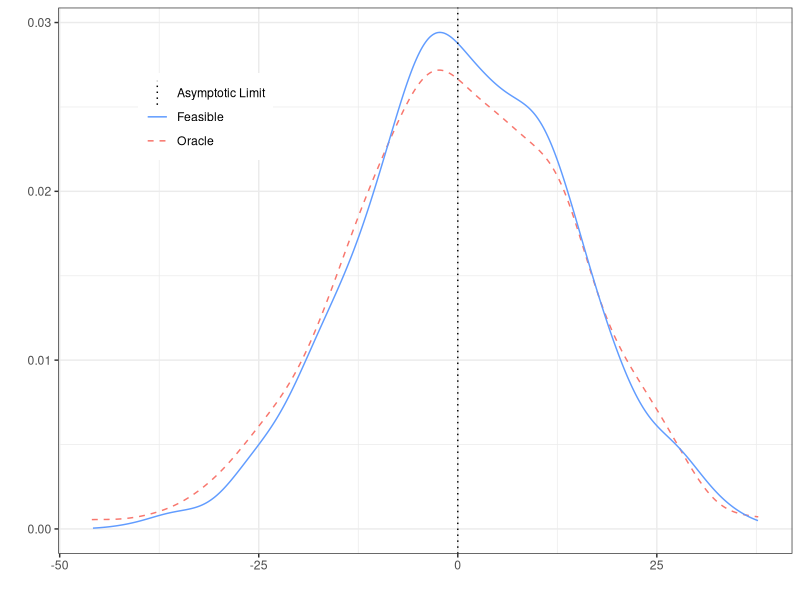
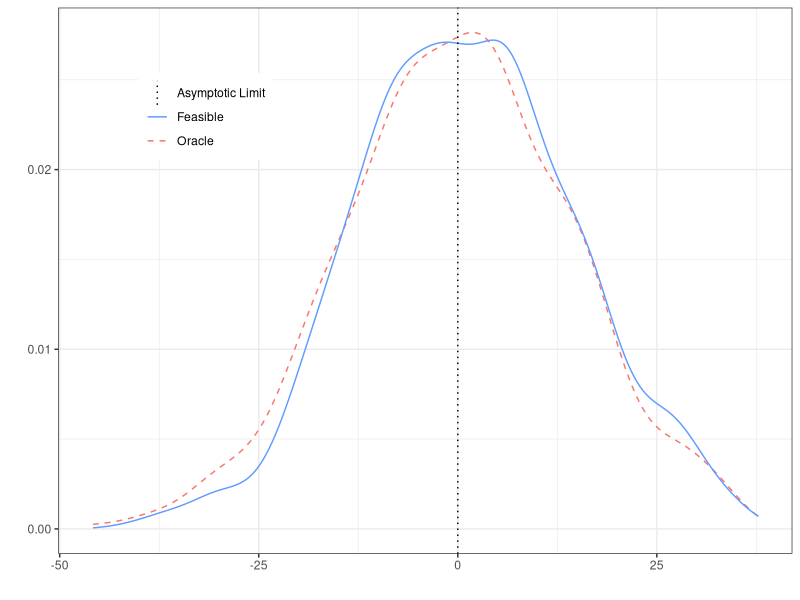

Generate these figures, in order, with R: (Note: this script raises an error after producing the figures.)
################################# FRONT MATTER #################################

rm(list=ls())
gc()

library(dplyr)
library(ggplot2)
library(tidyr)
library(mvtnorm)
library(clusterGeneration)
library(xtable)

set.seed(1234)

# Key difference between the convergence and no convergence examples: HERE WE
# INCLUDE A MASS POINT WITH NO SWITCHERS.

# X takes K + 1 values 0:K with K even
# Defiers for all X < K / 2, compliers for all X > K / 2, no switchers for
# X = K / 2.
# Assume a fixed covariate type design: n observations for each covariate value
# including K / 2

################################### FUNCTIONS ##################################

gen_data <- function(n, sigma, pZ, K, a, d, B){
  
  # Generates (D,X,Y,Z)
  # inputs
  # n: number of observations for each X value
  # sigma: covariance matrix for the unobservables
  # pZ: probability Z = 1
  # K: x values range from 0 to K
  # a,d: first stage D = 1(a + d * Z >= V)
  # B: ATE
  
  # Unobservables
  U <- rmvnorm(n * (K + 1), mean = rep(0, 3), sigma = sigma)
  U <- data.frame(U)
  names(U) <- c("U1", "U0", "V")
  
  # X and Z
  X <- rep(c(0:K), each = n)
  Z <- rbinom(n * (K + 1), 1, pZ)
  
  # Construct D and Y
  D <- (a + d[X + 1] * Z >= U$V)
  Y <- (1 - D) * U$U0 + D *(B + U$U1)
  
  return(data.frame(D = D, X = X, Y = Y, Z = Z))
  
}

# gen_data <- function(n, sigma, p_x, pZ, K, a, d, B){
# 
#   # Generates (D,X,Y,Z)
#   # inputs
#   # n: number of observations
#   # sigma: covariance matrix for the unobservables
#   # p_x: distribution for x
#   # pZ: probability Z = 1
#   # K: x values range from 0 to K
#   # a,d: first stage D = 1(a + d * Z >= V)
#   # B: ATE
# 
#   # Unobservables
#   U <- rmvnorm(n, mean = rep(0, 3), sigma = sigma)
#   U <- data.frame(U)
#   names(U) <- c("U1", "U0", "V")
# 
#   # X and Z
#   X <- sample(0:K, size = n, replace = T, prob = p_x)
#   Z <- rbinom(n, 1, pZ)
# 
#   # Construct D and Y
#   D <- (a + d[X + 1] * Z >= U$V)
#   Y <- (1 - D) * U$U0 + D *(B + U$U1)
# 
#   return(data.frame(D = D, X = X, Y = Y, Z = Z))
# 
# }

gen_vars <- function(data, K, true_s){
  
  # adds in the demeaned Z, true sign function, and estimated sign function
  # inputs:
  # data: D, X, Y, Z, ordered by X, n draws for each X
  # K x values range from 0 to K
  # true_s value of the sign function for each X
  
  X_vals <- sort(unique(data$X))
  
  # Z_tilde = Z - E[Z|X]
  bar_Z <- rep(0, K + 1)
  for (k in X_vals){
    bar_Z[k + 1] <- mean(data$Z[data$X == k])
  }
  data$Z_tilde <- data$Z - bar_Z[data$X + 1]
  
  # Oracle sign function
  data$s_star <- true_s[data$X + 1] 
  
  # Estimated sign function
  est_s <- rep(0, K + 1)
  for (k in X_vals){
    
    temp <- dplyr::filter(data, X == k)
    n_1 <- sum(temp$Z)
    n_0 <- sum(1 - temp$Z)
    
    if (n_1 > 0 & n_0 > 0){
      est_s[k + 1] <- 
        2 * (sum(temp$Z * temp$D) / n_1 >= sum((1 - temp$Z) * temp$D) / n_0) - 1 
    }
  }
  data$s_hat <- est_s[data$X + 1]
  
  return(data)
  
}

# gen_vars <- function(data, K, true_s){
#   
#   # adds in the demeaned Z, true sign function, and estimated sign function
#   # inputs:
#   # data data frame containing D, X, Y, Z
#   # K x values range from 0 to K
#   # true_s value of the sign function for each X
#   
#   X_vals <- sort(unique(data$X))
#   
#   # Z_tilde = Z - E[Z|X]
#   bar_Z <- rep(0, K + 1)
#   for (k in X_vals){
#     bar_Z[k + 1] <- mean(data$Z[data$X == k])
#   }
#   data$Z_tilde <- data$Z - bar_Z[data$X + 1]
#   
#   # Oracle sign function
#   data$s_star <- true_s[data$X + 1] 
#   
#   # Estimated sign function
#   est_s <- rep(0, K + 1)
#   for (k in X_vals){
#     
#     temp <- dplyr::filter(data, X == k)
#     n_1 <- sum(temp$Z)
#     n_0 <- sum(1 - temp$Z)
#     
#     if (n_1 > 0 & n_0 > 0){
#       est_s[k + 1] <- 
#         2 * (sum(temp$Z * temp$D) / n_1 > sum((1 - temp$Z) * temp$D) / n_0) - 1 
#     }
#   }
#   data$s_hat <- est_s[data$X + 1]
#   
#   return(data)
#   
# }

# Given a vector containing estimates of tau, this returns summary statistics
get_stats <- function(results, B){
  
  # results is a vector of estimates of tau.
  # B is the ATE, which equals the asymptotic estimand. 
  
  # statistics returned are: mean, sd, MSE, median, 0.25 and 0.75 quantiles
  results <- results[!is.infinite(results)]
  stats <- rep(0, 6)
  stats[1] <- mean(results, na.rm = TRUE)
  stats[2] <- sd(results, na.rm = TRUE)
  stats[3] <- (stats[1] - B) ^ 2 + stats[2] ^ 2
  stats[4:6] <- quantile(results, c(0.5, 0.25, 0.75), na.rm = TRUE)
  return(stats)
  
}

make_plot <- function(tau_oracle, tau_feasible, x_lims, B){
  
  oracle_dens <- density(tau_oracle)
  oracle_data <- data.frame(x = oracle_dens$x, y = oracle_dens$y)
  
  feasible_dens <- density(tau_feasible)
  feasible_data <- data.frame(x = feasible_dens$x, y = feasible_dens$y)
  
  ggplot() +
    geom_line(aes(x = x, y = y, col = "Oracle"), 
              data = oracle_data, 
              linetype = "dashed") +
    geom_line(aes(x = x, y = y, col = "Feasible"), 
              data = feasible_data) +
    geom_vline(aes(xintercept = B, col = "Asymptotic Limit"), 
               linetype = "dotted") + 
    theme_bw() +
    theme(legend.title = element_blank()) +
    scale_color_manual(values = c("Oracle" = "#F8766D",
                                  "Feasible" = "#619CFF",
                                  "Asymptotic Limit" = "black")) + 
    xlim(x_lims[1], x_lims[2]) +  
    labs(x = "", y = "") + 
    theme(legend.position = c(0.2, 0.8))
  
}

################################## PARAMETERS ##################################

# Number of X values is K + 1 
K <- 2

# Switcher shares at each value of X are evenly spaced between -delta and delta
delta <- 0.2
w <- delta * (2 * (0:K) / K - 1)

# First stage 1(a + dZ >= V)
a <- 0
d <- qnorm(pnorm(a) + w) - a 

# ATE (also equals the asymptotic limit of the estimand)
B <- 0 

# True value of the sign function for each value of X
true_s <- 2 * (w >= 0) - 1

################################# DISTRIBUTIONS ################################

# Randomly generate a covariance matrix for the unobservables
A <- matrix(runif(9, -1, 1), 3, 3)
sigma <- A %*% t(A)
# Scale to be a correlation matrix
for (k in 1:3){
  
  sd_k <- sqrt(sigma[k, k])
  sigma[, k] <- sigma[, k] / sd_k
  sigma[k, ] <- sigma[k, ] / sd_k
  
}
rho_V1 <- sigma[3, 1]
rho_V0 <- sigma[3, 2]

# # Distribution for X
# p_x <- vector(mode = "list", length = 2)
# p_x[[1]] <- c(1 / 2, 0, 1 / 2)
# p_x[[2]] <- rep(1 / 3, 3)

# Probability that Z = 1
pZ <- 1 / 2

################################# GENERATE DATA ################################

# n <- c(50, 100, 200, 400) # number of observations for each X
n <- c(1000, 4000)
runs <- 1000 # number of draws for each sample size

tau_oracle <- matrix(0, length(n), runs)
tau_feasible <- matrix(0, length(n), runs)
s_check <- matrix(0, length(n), runs)

for (i in 1:length(n)){
  for (j in 1:runs){
    
    data <- gen_data(n = n[i],
                     sigma = sigma,
                     pZ = pZ,
                     K = K,
                     a = a,
                     d = d,
                     B = B)
    data <- gen_vars(data = data,
                     K = K,
                     true_s = true_s)
    
    s_check[i, j] <- cor(data$s_star, data$s_hat)
    
    tau_oracle[i, j] <- sum(data$Y * data$s_star * data$Z_tilde) / 
      sum(data$D * data$s_star * data$Z_tilde)
    tau_feasible[i, j] <- sum(data$Y * data$s_hat * data$Z_tilde) / 
      sum(data$D * data$s_hat * data$Z_tilde)
    
    
  }
}

############################## SUMMARY STATISTICS ##############################

# Returns the mean, variance, MSE, median, 0.25 and 0.75 quartiles of the 
# sampling distribution of the oracle and feasible estimators. 

feasible_sum_stats <- matrix(0, length(n), 6)
oracle_sum_stats <- matrix(0, length(n), 6)

for (i in 1:length(n)){
  
  feasible_sum_stats[i, ] <- get_stats(results = tau_feasible[i, ], B = B)
  oracle_sum_stats[i, ] <- get_stats(results = tau_oracle[i, ], B = B)
  
}

rownames(feasible_sum_stats) <- n
rownames(oracle_sum_stats) <- n

xtable(feasible_sum_stats, digits = 3)
xtable(oracle_sum_stats, digits = 3)

######################## PLOT OF SAMPLING DISTRIBUTIONS ########################

# Prepare data for plotting

# convert to sqrt(n) * (tau - tau^*)
tau_oracle <- tau_oracle - B
tau_feasible <- tau_feasible - B
for (i in 1:nrow(tau_oracle)){
  
  tau_oracle[i, ] <- sqrt((K + 1) * n[i]) * tau_oracle[i, ]
  tau_feasible[i, ] <- sqrt((K + 1) * n[i]) * tau_feasible[i, ]
  
}

x_lims <- rep(0, 2)
x_lims[1] <- quantile(c(tau_feasible, tau_oracle), 0.001, na.rm = TRUE)
x_lims[2] <- quantile(c(tau_feasible, tau_oracle), 0.999, na.rm = TRUE)

make_plot(tau_oracle = tau_oracle[1, ],
          tau_feasible = tau_feasible[1, ],
          x_lims = x_lims,
          B = B)
make_plot(tau_oracle = tau_oracle[2, ],
          tau_feasible = tau_feasible[2, ],
          x_lims = x_lims,
          B = B)
make_plot(tau_oracle = tau_oracle[3, ],
          tau_feasible = tau_feasible[3, ],
          x_lims = x_lims,
          B = B)
make_plot(tau_oracle = tau_oracle[4, ],
          tau_feasible = tau_feasible[4, ],
          x_lims = x_lims,
          B = B)
